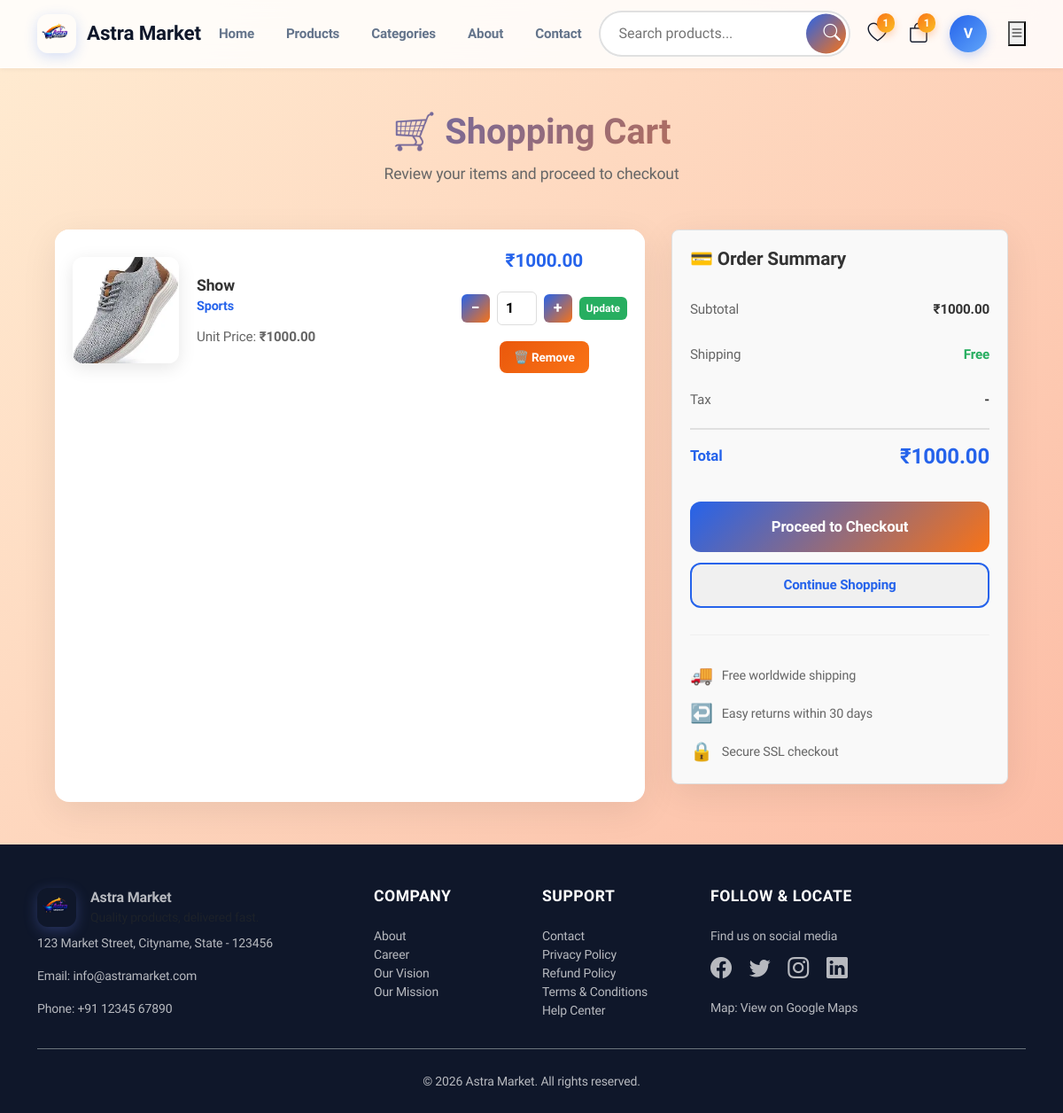
The page /cart/ (signed in) on the database its author committed.
### Astra_Market/models.py (models this page shows, shortened)
class CustomUser(AbstractBaseUser, PermissionsMixin):
    GENDER_CHOICES = [
        ('male', 'Male'),
        ('female', 'Female'),
        ('other', 'Other'),
    ]
    phone_validator = RegexValidator(
        regex=r'^\+?\d{7,15}$',
        message='Enter a valid phone number using 7 to 15 digits.',
    )
    full_name = models.CharField(max_length=150)
    email = models.EmailField(unique=True)
    mobile = models.CharField(max_length=15, unique=True, validators=[phone_validator])
    alternate_mobile = models.CharField(
        max_length=15,
        blank=True,
        null=True,
        validators=[phone_validator],
    )
    dob = models.DateField(blank=True, null=True)
    address = models.TextField(blank=True, null=True)
    profile_image = models.ImageField(upload_to='profile_images/', blank=True, null=True)
    gender = models.CharField(max_length=10, choices=GENDER_CHOICES, blank=True)
    is_staff = models.BooleanField(default=False)
    is_active = models.BooleanField(default=True)
    date_joined = models.DateTimeField(auto_now_add=True)
    objects = CustomUserManager()
    USERNAME_FIELD = 'email'
    REQUIRED_FIELDS = ['full_name', 'mobile']
    class Meta:
        verbose_name = 'User'
        verbose_name_plural = 'Users'

class CartItem(models.Model):
    user = models.ForeignKey(CustomUser, on_delete=models.CASCADE, related_name='cart_items')
    product = models.ForeignKey(Product, on_delete=models.CASCADE)
    quantity = models.PositiveIntegerField(default=1)
    added_at = models.DateTimeField(auto_now_add=True)
    class Meta:
        unique_together = ('user', 'product')
    @property
    def total_price(self):
        return self.product.price * self.quantity

class Product(models.Model):
    title = models.CharField(max_length=200)
    slug = models.SlugField(max_length=220, unique=True)
    category = models.ForeignKey(Category, on_delete=models.CASCADE, related_name='products')
    description = models.TextField(blank=True)
    price = models.DecimalField(max_digits=9, decimal_places=2)
    image = models.ImageField(upload_to='product_images/', blank=True, null=True)
    created_at = models.DateTimeField(auto_now_add=True)
    class Meta:
        ordering = ['-created_at']

class Category(models.Model):
    name = models.CharField(max_length=100, unique=True)
    slug = models.SlugField(max_length=120, unique=True)
    image = models.ImageField(upload_to='category_images/', blank=True, null=True)
    class Meta:
        verbose_name = 'Category'
        verbose_name_plural = 'Categories'

### Astra_Market/views.py (the view)
# urls.py: path('cart/', views.cart, name='cart'),
@login_required(login_url='login')
def cart(request):
    cart_items = CartItem.objects.filter(user=request.user).select_related('product')
    cart_total = sum(item.total_price for item in cart_items)
    return render(request, 'cart.html', {
        'cart_items': cart_items,
        'cart_total': cart_total,
    })

### Astra_Market/templates/cart.html (shortened to what this page needs)
{% extends 'base.html' %}
{% load static %}
{% block content %}
<div class="cart-container">
    <div class="cart-header">
        <h1>🛒 Shopping Cart</h1>
        <p>Review your items and proceed to checkout</p>
    </div>
    <div class="cart-layout">
        <div class="cart-items-section">
            {% if cart_items %}
                {% for item in cart_items %}
                    <div class="cart-item">
                        <div class="cart-image">
                            {% if item.product.image %}
                                <img src="{{ item.product.image.url }}" alt="{{ item.product.title }}">
                            {% else %}
                                <img src="{% static 'images/product-placeholder.png' %}" alt="{{ item.product.title }}">
                            {% endif %}
                        </div>
                        <div class="cart-info">
                            <a href="{% url 'product_detail' item.product.slug %}" class="cart-title">{{ item.product.title }}</a>
                            <div class="cart-category">{{ item.product.category.name }}</div>
                            <div class="cart-meta">
                                <span>Unit Price: <strong>₹{{ item.product.price }}</strong></span>
                            </div>
                        </div>
                        <div class="cart-actions">
                            <div class="cart-price">₹{{ item.total_price }}</div>
                            <form method="POST" action="{% url 'update_cart_quantity' item.product.slug %}" class="quantity-control">
                                <div style="display: flex; gap: 8px; align-items: center; margin-bottom: 10px;">
                                    <button type="button" class="qty-btn" onclick="decreaseQty(this)">−</button>
                                    <input type="number" name="quantity" value="{{ item.quantity }}" min="1" max="10" class="qty-input" style="width: 45px; text-align: center; border: 1px solid #ddd; border-radius: 6px; padding: 6px; font-weight: 600;">
                                    <button type="button" class="qty-btn" onclick="increaseQty(this)">+</button>
                                    <button type="submit" class="qty-update-btn" style="font-size: 0.75rem; padding: 4px 8px;">Update</button>
                                </div>
                            </form>
                            <a href="{% url 'remove_from_cart' item.product.slug %}" class="remove-btn">🗑️ Remove</a>
                        </div>
                    </div>
                {% endfor %}
            {% endif %}
        </div>
        <div class="order-summary">
            <h3 class="summary-title">💳 Order Summary</h3>
            {% if cart_items %}
                <div class="summary-row">
                    <span>Subtotal</span>
                    <span class="price">₹{{ cart_total }}</span>
                </div>
                <div class="summary-row">
                    <span>Shipping</span>
                    <span class="price" style="color: #27ae60;">Free</span>
                </div>
                <div class="summary-row">
                    <span>Tax</span>
                    <span class="price">-</span>
                </div>
                <div class="summary-row total">
                    <span>Total</span>
                    <span class="price">₹{{ cart_total }}</span>
                </div>
                <a href="{% url 'checkout' %}" class="checkout-btn">Proceed to Checkout</a>
                <a href="{% url 'products' %}" class="continue-shopping">Continue Shopping</a>
                <div class="trust-badges">
                    <div class="trust-badge-item">
                        <span class="trust-icon">🚚</span>
                        <span>Free worldwide shipping</span>
                    </div>
                    <div class="trust-badge-item">
                        <span class="trust-icon">↩️</span>
                        <span>Easy returns within 30 days</span>
                    </div>
                    <div class="trust-badge-item">
                        <span class="trust-icon">🔒</span>
                        <span>Secure SSL checkout</span>
                    </div>
                </div>
            {% endif %}
        </div>
    </div>
</div>
{% endblock %}

### Astra_Market/templates/base.html (shortened to what this page needs)
<!DOCTYPE html>
<html lang="en">
<head>
    {% load static %}
    <link href="https://cdn.jsdelivr.net/npm/bootstrap@5.3.0/dist/css/bootstrap.min.css" rel="stylesheet">
    <link href="https://cdn.jsdelivr.net/npm/bootstrap-icons@1.10.5/font/bootstrap-icons.css" rel="stylesheet">
        <link href="{% static 'css/style.css' %}" rel="stylesheet">
</head>
<body>
    <nav class="navbar-custom">
        <div class="container">
            <a href="{% url 'home' %}" class="navbar-brand-custom">
                <div class="logo-icon">
                    <img src="{% static 'images/ChatGPT Image Jun 21, 2026, 04_16_52 PM.png' %}" alt="Astra Market logo">
                </div>
                <span>Astra Market</span>
            </a>
            <div class="navbar-menu d-none d-lg-flex">
                <a href="{% url 'home' %}">Home</a>
                <a href="{% url 'products' %}">Products</a>
                <a href="{% url 'category' %}">Categories</a>
                <a href="{% url 'about' %}">About</a>
                <a href="{% url 'contact' %}">Contact</a>
            </div>
            <div class="search-wrapper d-none d-lg-block">
                <form action="{% url 'products' %}" method="get">
                    <input
                        type="text"
                        class="search-input"
                        name="q"
                        placeholder="Search products..."
                        autocomplete="off"
                    >
                    <button type="submit" class="search-btn">
                        <i class="bi bi-search"></i>
                    </button>
                </form>
            </div>
            <div class="navbar-actions">
                <a href="{% url 'wishlist' %}" class="action-icon" title="Wishlist">
                    <i class="bi bi-heart"></i>
                    {% if user.is_authenticated and user.wishlist_items.count %}
                        <span class="badge-count">{{ user.wishlist_items.count }}</span>
                    {% endif %}
                </a>
                <a href="{% url 'cart' %}" class="action-icon" title="Shopping Cart">
                    <i class="bi bi-bag"></i>
                    {% if user.is_authenticated and user.cart_items.count %}
                        <span class="badge-count">{{ user.cart_items.count }}</span>
                    {% endif %}
                </a>
                {% if user.is_authenticated %}
                    <div class="user-profile">
                        <div class="user-avatar" onclick="toggleDropdown()" title="{{ user.full_name }}">
                            {{ user.full_name|slice:":1"|upper }}
                        </div>
                    </div>
                {% else %}
                    <div class="auth-buttons">
                        <a href="{% url 'login' %}" class="btn-login">Sign In</a>
                        <a href="{% url 'register' %}" class="btn-register">Register</a>
                    </div>
                {% endif %}
                <button class="mobile-menu-btn" onclick="toggleMobileMenu()">
                    <i class="bi bi-list"></i>
                </button>
            </div>
        </div>
    </nav>
    <main class="container my-5">
        {% block content %}{% endblock %}
    </main>
    <footer class="site-footer pt-5 pb-4">
        <div class="container">
            <div class="row gy-4">
                <div class="col-md-4">
                    <div class="footer-logo mb-2 d-flex align-items-center">
                        <div style="width:44px;height:44px;border-radius:12px;overflow:hidden;display:flex;align-items:center;justify-content:center;box-shadow:0 4px 15px rgba(102, 126, 234, 0.3);">
                            <img src="{% static 'images/ChatGPT Image Jun 21, 2026, 04_16_52 PM.png' %}" alt="Astra Market logo" style="width:100%;height:100%;object-fit:cover;">
                        </div>
                        <div class="ms-3">
                            <strong>Astra Market</strong>
                            <div class="small text-muted">Quality products, delivered fast.</div>
                        </div>
                    </div>
                    <p class="small">123 Market Street, Cityname, State - 123456</p>
                    <p class="small">Email: <a href="mailto:info@astramarket.com">info@astramarket.com</a></p>
                    <p class="small">Phone: <a href="tel:+911234567890">+91 12345 67890</a></p>
                </div>
                <div class="col-md-2">
                    <h6 class="text-uppercase small">Company</h6>
                    <ul class="list-unstyled small">
                        <li><a href="{% url 'about' %}">About</a></li>
                        <li><a href="#">Career</a></li>
                        <li><a href="#">Our Vision</a></li>
                        <li><a href="#">Our Mission</a></li>
                    </ul>
                </div>
                <div class="col-md-2">
                    <h6 class="text-uppercase small">Support</h6>
                    <ul class="list-unstyled small">
                        <li><a href="{% url 'contact' %}">Contact</a></li>
                        <li><a href="#">Privacy Policy</a></li>
                        <li><a href="#">Refund Policy</a></li>
                        <li><a href="{% url 'terms' %}">Terms & Conditions</a></li>
                        <li><a href="{% url 'support' %}">Help Center</a></li>
                    </ul>
                </div>
                <div class="col-md-4">
                    <h6 class="text-uppercase small">Follow & Locate</h6>
                    <p class="small mb-2">Find us on social media</p>
                    <p>
                        <a href="#" class="me-3"><i class="bi bi-facebook fs-4"></i></a>
                        <a href="#" class="me-3"><i class="bi bi-twitter fs-4"></i></a>
                        <a href="#" class="me-3"><i class="bi bi-instagram fs-4"></i></a>
                        <a href="#"><i class="bi bi-linkedin fs-4"></i></a>
                    </p>
                    <p class="small mt-3">Map: <a href="https://www.google.com/maps/place/28%C2%B043'59.6%22N+77%C2%B016'14.7%22E/@28.733212,77.2681861,17z/data=!3m1!4b1!4m4!3m3!8m2!3d28.733212!4d77.270761?entry=ttu&g_ep=EgoyMDI2MDYxNi4wIKXMDSoASAFQAw%3D%3D" target="_blank">View on Google Maps</a></p>
                </div>
            </div>
            <div class="text-center pt-4 mt-3 border-top border-secondary">
                <small>&copy; 2026 Astra Market. All rights reserved.</small>
            </div>
        </div>
    </footer>
</body>
</html>

### rows shown on the page
CustomUser: wishlist_items.count "1", cart_items.count "1", full_name "V"
CartItem: product.image (picture), product "Show", product.category.name "Sports", product.price "1000.00", total_price "1000.00", quantity "1"

### other values the page prints
{{ cart_total }} "1000.00"
